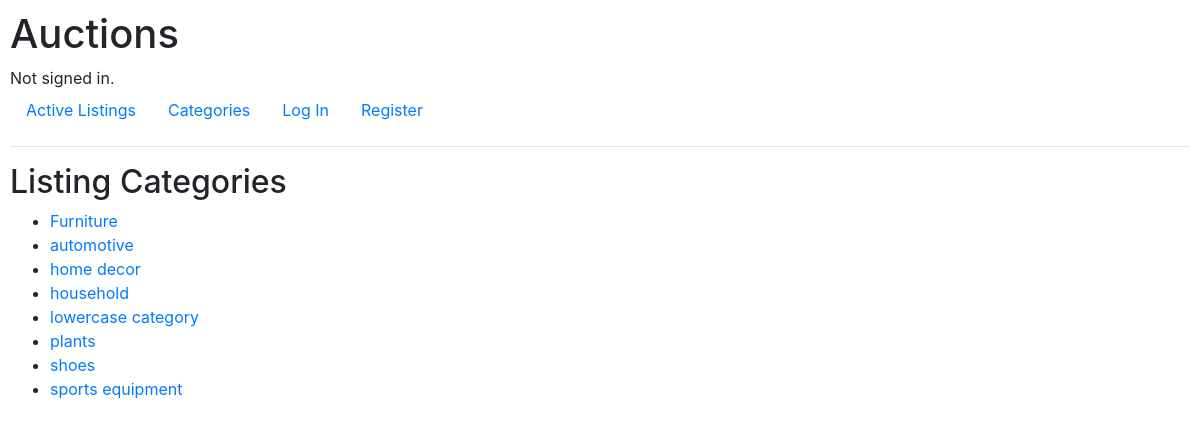
Page /listing-categories on the earlier database version.
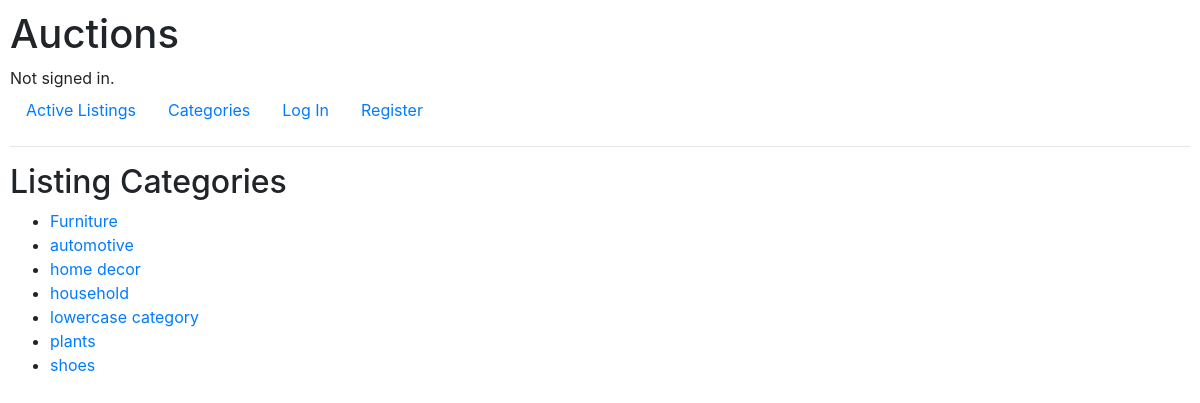
Same page on the later database version.
### auctions/models.py (models this page shows, shortened)
class Listing(models.Model):
  user = models.ForeignKey(User, on_delete=models.CASCADE, related_name="listings")
  title = models.CharField(max_length=64)
  price = models.DecimalField(max_digits=8, decimal_places=2)
  description = models.TextField(max_length=256)
  date = models.DateTimeField(auto_now_add=True)
  photo = models.URLField(max_length=200, blank=True)
  category = models.CharField(max_length=32, blank=True)
  status = models.BooleanField(default=True)

### auctions/views.py (the view)
# urls.py: path("listing-categories", views.listing_categories, name="listing-categories"),
def listing_categories(request):
  categories = []
  listings = Listing.objects.filter(status=True).exclude(category="")
  for listing in listings:
    if listing.category not in categories:
      categories.append(listing.category)
  categories.sort()
  return render(request, "auctions/listing-categories.html", {
    "categories": categories
  })

### auctions/templates/auctions/listing-categories.html
{% extends "auctions/layout.html" %}
{% block body %}
  <h2>Listing Categories</h2>
  <ul>
    {% for category in categories %}
      <li><a href="{% url 'category' category %}">{{ category }}</a></li>
    {% endfor %}
  </ul>
{% endblock %}

Differences in the rows shown:
no longer on this page (row edited): Listing: categories "sports equipment"
